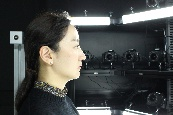
#> input picture 데이터학습/dataset/17111302_S001_L01_E01_C13.jpg, 173 x 115 px; its folder holds only this picture in this run
$ python face2.py
#> lines starting #> are read from the running program, lines starting #| are printed output that depends on the picture
import cv2
import numpy as np #배열 계산 용이
from PIL import Image #python imaging library
import os

path = 'dataset' #경로 (dataset 폴더)
recognizer = cv2.face.LBPHFaceRecognizer_create()
detector = cv2.CascadeClassifier('face_xml/haarcascade_frontalface_default.xml')

def getImagesAndLabels(path):
#> called with path = 'dataset'
    imagePaths = [os.path.join(path,f) for f in os.listdir(path)]
    #listdir : 해당 디렉토리 내 파일 리스트
    #path + file Name : 경로 list 만들기

    faceSamples = []
    ids = []
    for imagePath in imagePaths: #각 파일마다
        #흑백 변환
        PIL_img = Image.open(imagePath).convert('L') #L : 8 bit pixel, bw
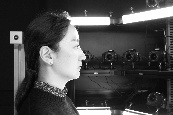
#> PIL_img: PIL image 173x115 L; min 3, max 255, mean 71.8
        img_numpy = np.array(PIL_img, 'uint8')

        #user id
#> (the run stopped early here; a loop or call above may not have finished)

$ run again, on 데이터학습/dataset/17111302_S001_L01_E01_C7.jpg
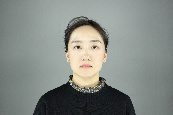
#> input picture 데이터학습/dataset/17111302_S001_L01_E01_C7.jpg, 173 x 115 px
#> in getImagesAndLabels, `PIL_img = Image.open(imagePath).convert('L')`:
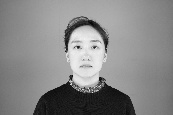
#> PIL_img: PIL image 173x115 L; min 6, max 242, mean 135.3

$ run again, on 데이터학습/dataset/17111302_S001_L01_E02_C12.jpg
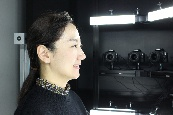
#> input picture 데이터학습/dataset/17111302_S001_L01_E02_C12.jpg, 173 x 115 px
#> in getImagesAndLabels, `PIL_img = Image.open(imagePath).convert('L')`:
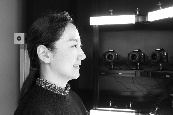
#> PIL_img: PIL image 173x115 L; min 1, max 255, mean 73.7

$ run again, on 데이터학습/dataset/17111302_S001_L01_E02_C14.jpg
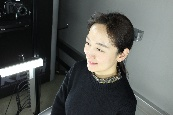
#> input picture 데이터학습/dataset/17111302_S001_L01_E02_C14.jpg, 173 x 115 px
#> in getImagesAndLabels, `PIL_img = Image.open(imagePath).convert('L')`:
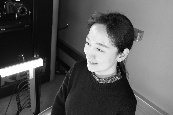
#> PIL_img: PIL image 173x115 L; min 2, max 255, mean 85.8

$ run again, on 데이터학습/dataset/17111302_S001_L01_E01_C15.jpg
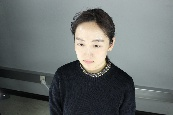
#> input picture 데이터학습/dataset/17111302_S001_L01_E01_C15.jpg, 173 x 115 px
#> in getImagesAndLabels, `PIL_img = Image.open(imagePath).convert('L')`:
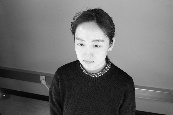
#> PIL_img: PIL image 173x115 L; min 2, max 246, mean 108.1
